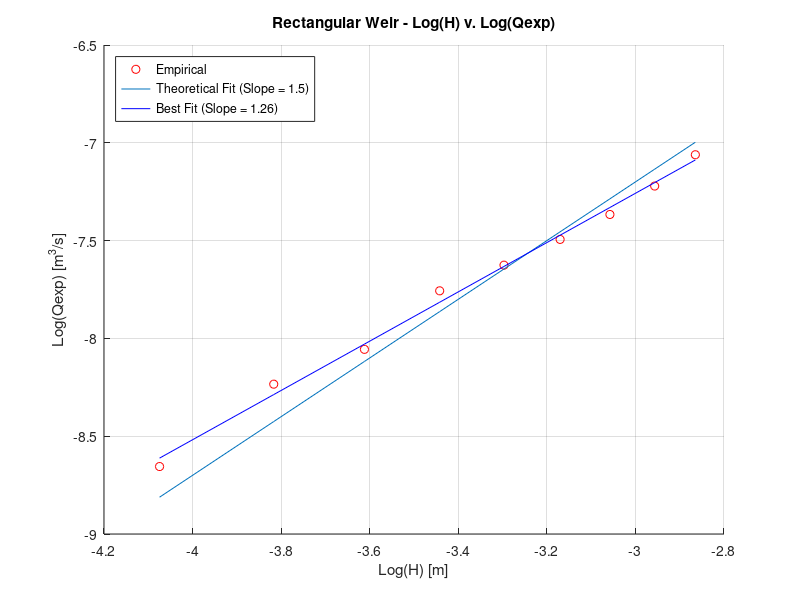
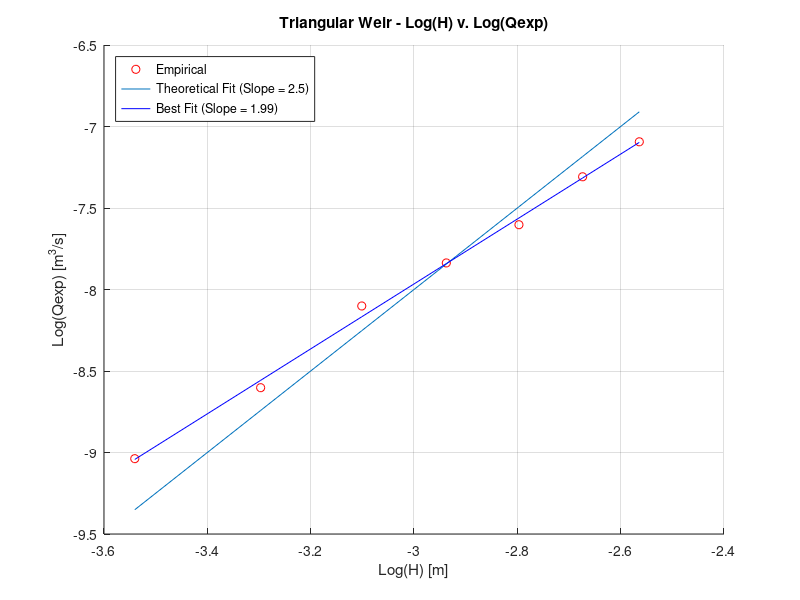

Write MATLAB code to recreate these figures, in order.
% ------------------------------
%
% AE341 Lab 5 - Wyatt Welch
%
% ------------------------------

% Data collected

%   Rectangle

rv1 = [25 25 25 25 15 15 15  5  5] / 1e3; % m^3
rv2 = [35 35 35 35 25 25 25 15 15] / 1e3; % m^3
rt1 = [29.0 34.4 39.6 45.0 30.6 35.2 47.0 16.9 29.0]; % s
rt2 = [41.0 47.6 55.3 62.8 51.5 58.2 79.3 63.8 85.2]; % s
rho = 0.627; % m
rHpHo = linspace(.57, .61, 9); % m
rH = rho - rHpHo;

%   Triangle

tv1 = [25 25 15 15 15  5  5] / 1e3;
tv2 = [35 35 25 25 25 15 15] / 1e3;
tt1 = [30.3 38.1 30.1 38.0 49.5 28.1 30.9 ];
tt2 = [41.9 51.2 50.0 63.3 82.4 79.2 197.8];
tho = .623;
tHpHo = linspace(.546, .594, 7);
tH = tho - tHpHo;

g = 9.79; % m/s^2

% Calculations

%   Rectangle

rQ1 = rv1 ./ rt1;
rQ2 = rv2 ./ rt2;
rQe = .5 * (rQ1 + rQ2);
rQt = (2/3) * sqrt(2 * g) * (rH .^ 1.5) * .03;

rCdd = rQe ./ rQt
rCddi = rCdd'
rCd = rQe / rQt

%   Triangle

tQ1 = tv1 ./ tt1;
tQ2 = tv2 ./ tt2;
tQe = .5 * (tQ1 + tQ2);
tQt = (8/15) * sqrt(2 * g) * tand(30/2) * ((tH+.01) .^ 2.5); % the +.01 is wrong tee hee

tCdd = tQe ./ tQt
tCddi = tCdd'
tCd = tQe / tQt

% Plots

%   Rectangle

ry = log(rQe);
rx = log(rH);

rSaB = polyfit(rx, ry, 1);
rS = rSaB(1);
rB = rSaB(2);

figure(1)
scatter(rx, ry, 'r')
hold on, grid on
plot(rx, 1.5 .* rx-2.7)
plot(rx, rS .* rx + rB, 'b - ')
ylabel('Log(Qexp) [m^3/s]')
xlabel('Log(H) [m]')
title('Rectangular Weir - Log(H) v. Log(Qexp)')
legend('Empirical', 'Theoretical Fit (Slope = 1.5)', 'Best Fit (Slope = 1.26)', 'Location', 'northwest')

%   Triangle

ty = log(tQe);
tx = log(tH);

tSaB = polyfit(tx, ty, 1);
tS = tSaB(1);
tB = tSaB(2);

figure(2)
scatter(tx, ty, 'r')
hold on, grid on
plot(tx, 2.5 .* tx-.5)
plot(tx, tS .* tx + tB, 'b - ')
ylabel('Log(Qexp) [m^3/s]')
xlabel('Log(H) [m]')
title('Triangular Weir - Log(H) v. Log(Qexp)')
legend('Empirical', 'Theoretical Fit (Slope = 2.5)', 'Best Fit (Slope = 1.99)', 'Location', 'northwest')
